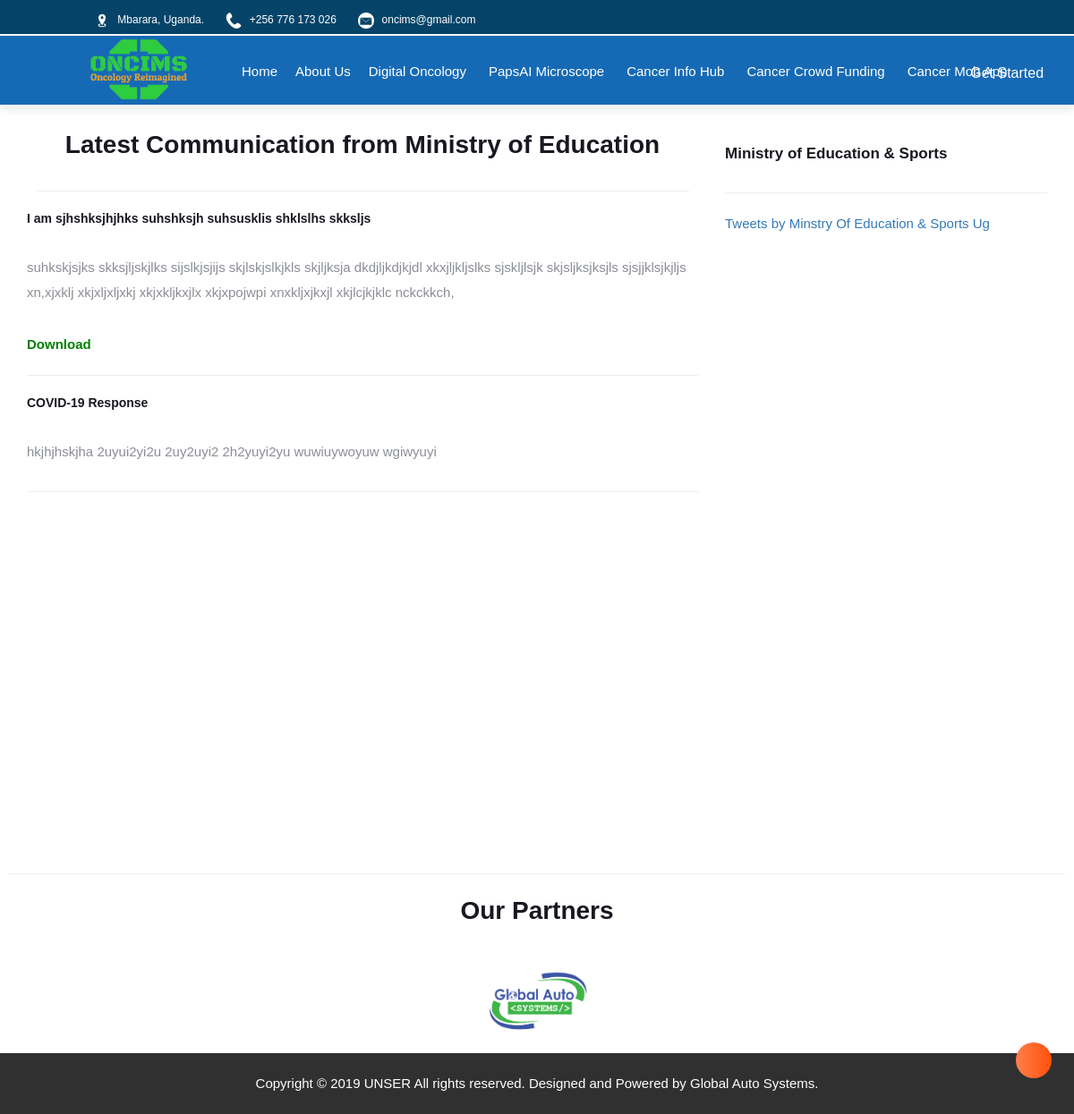
The app's page /communication/, older data.
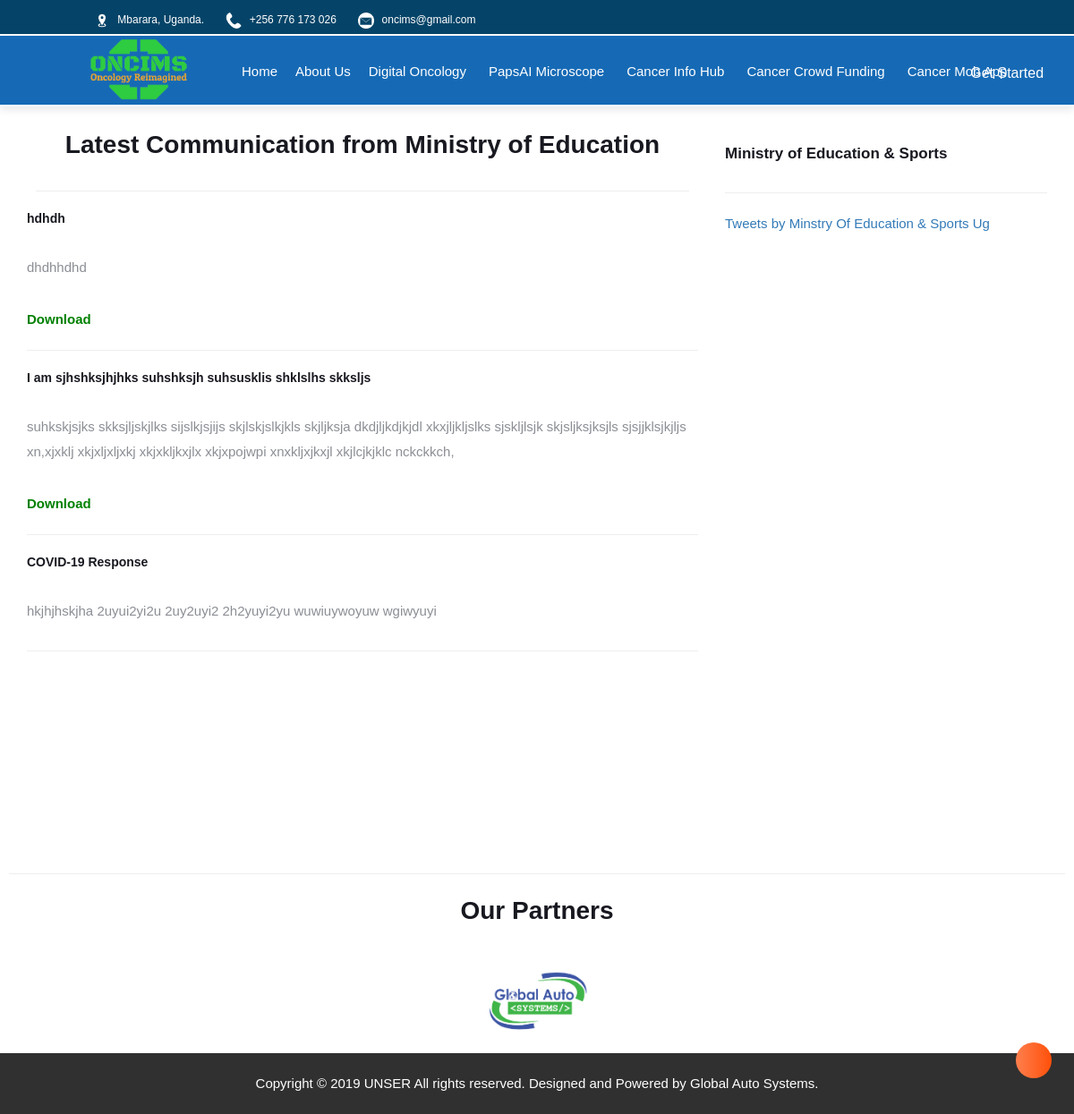
The same page, newer data.
### public/models.py (models this page shows, shortened)
class Communication(models.Model):
	topic = models.CharField(max_length = 200,)
	message = models.TextField(blank=True, null=True,)
	date_created = models.DateTimeField(default=timezone.now)
	date = models.DateField(default=timezone.now)
	user = models.ForeignKey(User, on_delete = models.SET_NULL, blank=True, null=True, )
	upload = models.FileField(upload_to="resources", blank=True, null=True,)

### public/views.py (the view)
# urls.py: path('communication/', views.communication, name='communication'),
def communication(request):
	context = {
		'title': 'Communication',
		'communications':Communication.objects.all().order_by('-id')[:500]
		}
	return render(request, 'public/communication.html', context)

### public/templates/public/communication.html (shortened to what this page needs)
{% extends 'public/base.html' %}
{% load static %}
{% block content %}
<div class="container">
    <div class="row">
        <div class="col-lg-8 mg-t-40">
            <div class="px-3">
                <h3 style="text-align: center;"><b>Latest Communication from Ministry of Education</b></h3>
                <hr>
            </div>
                {% for comm in communications %}
                <h5><b>{{comm.topic}}</b></h5>
                <p>{{comm.message}}</p>
                {% if comm.upload %}
                <a href="{{comm.upload.url}}" style="color: green; font-weight: bolder;">Download</a>
                {% endif %}
                <hr>
                {% endfor %}
        </div>
        <div class="col-md-4">
            <div class="container-fluid row center py-3">
            </div>
            <div class="py-3">
                <h4><b>Ministry of Education & Sports</b></h4>
                <hr>
                <div style="height:700px; overflow: auto;">
                    <a class="twitter-timeline" href="https://twitter.com/Educ_SportsUg?ref_src=twsrc%5Etfw">Tweets
                        by
                        Minstry Of Education & Sports Ug</a>
                </div>
            </div>
        </div>
    </div>
</div>
{% endblock content %}

Row changes from the older to the newer data that the page shows:
added Communication: topic "hdhdh", message "dhdhhdhd"
